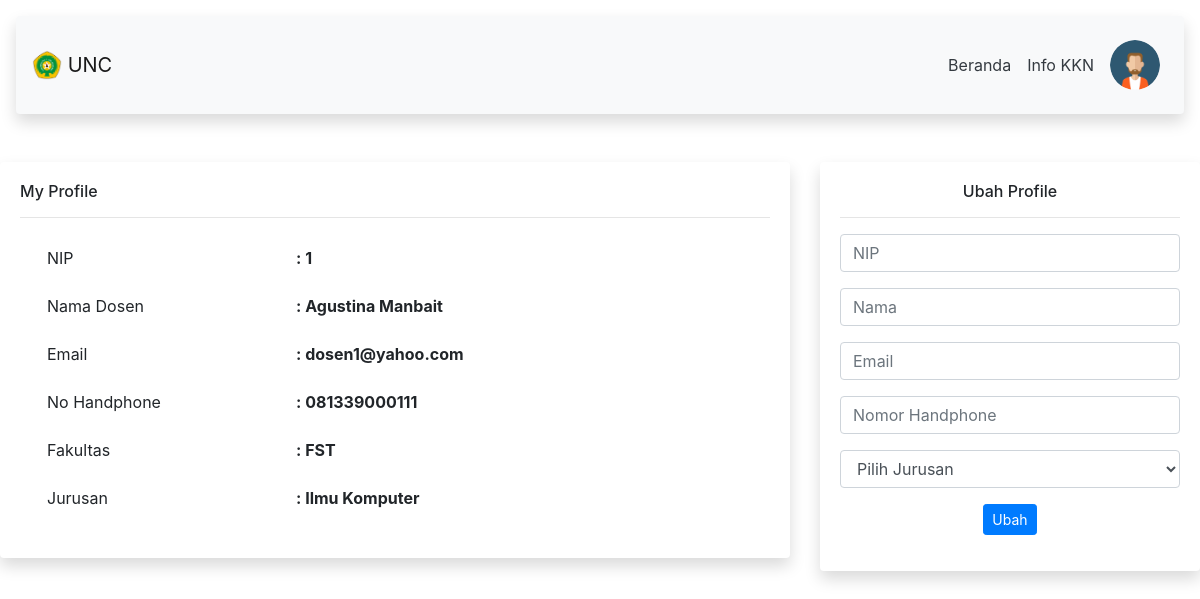
Page /views/my-profile (signed in) on the committed database.
### tables this page shows
CREATE TABLE `dosen` (
  `id_dosen` int(11) NOT NULL,
  `nip` int(11) NOT NULL,
  `nama_dosen` varchar(100) DEFAULT NULL,
  `email` varchar(100) DEFAULT NULL,
  `password` varchar(100) NOT NULL,
  `no_hp` varchar(13) DEFAULT '-',
  `id_jurusan` int(11) DEFAULT 6,
  `role_id` int(11) NOT NULL
);

CREATE TABLE `fakultas` (
  `id_fakultas` int(11) NOT NULL,
  `nama_fakultas` varchar(50) NOT NULL
);

CREATE TABLE `jurusan` (
  `id_jurusan` int(11) NOT NULL,
  `nama_jurusan` varchar(25) NOT NULL,
  `id_fakultas` int(11) NOT NULL
);

### controller/script.php (called while the page is built, shortened)
<?php
    require_once("../controller/connect_db.php");
        if(isset($_SESSION['user'])){
            if(isset($_SESSION['role-id'])){
                if($_SESSION['role-id']==1){
                    $id_account_user=$_SESSION['id-user'];
                    $my_account_user=mysqli_query($conn, "SELECT * FROM users WHERE id_user='$id_account_user'");
                    if(isset($_POST['edit-profile'])){
                        if(user_edit($_POST)>0){
                            $_SESSION['message-success']="Data profile kamu berhasil diubah!";
                            header("Location: my-profile");
                            exit();
                        }
                    }
                }if($_SESSION['role-id']==2){
                    $id_account_dosen=$_SESSION['id-dosen'];
                    $my_account_dosen=mysqli_query($conn, "SELECT * FROM dosen
                        JOIN jurusan ON dosen.id_jurusan=jurusan.id_jurusan
                        JOIN fakultas ON jurusan.id_fakultas=fakultas.id_fakultas
                        WHERE id_dosen='$id_account_dosen'
                    ");
                }
            }
        }

### application/views/my-profile.php (the view, shortened to what this page needs)
<?php if($_SESSION['role-id']==1){if(mysqli_num_rows($my_account_user)){while($row1=mysqli_fetch_assoc($my_account_user)){?>
<div class="container-fluid mt-5 mb-5 m-0 p-0">
    <div class="col-md-12 mt-4">
        <?php if(isset($message_success)){echo$message_success;}if(isset($message_danger)){echo$message_danger;}if(isset($message_warning)){echo$message_warning;}if(isset($message_info)){echo$message_info;}if(isset($message_dark)){echo$message_dark;}?>
    </div>
    <div class="row">
        <div class="col-lg-8">
            <div class="card shadow border-0">
                <div class="card-body">
                    <h6>My Profile</h6><hr>
                    <div class="col-md-6">
                        <table class="table table-borderless">
                            <tbody>
                                <tr>
                                    <td>Username</td>
                                    <th>: <?= $row1['username']?></th>
                                </tr>
                                <tr>
                                    <td>Email</td>
                                    <th>: <?= $row1['email']?></th>
                                </tr>
                            </tbody>
                        </table>
                    </div>
                </div>
            </div>
        </div>
        <div class="col-lg-4">
            <div class="card shadow border-0">
                <div class="card-body text-center">
                    <h6>Ubah Profile</h6><hr>
                    <form action="" method="POST">
                        <input type="hidden" name="id_user" value="<?= $row1['id_user']?>">
                        <div class='form-group'>
                            <input type="text" name="username" placeholder="Username" class="form-control" required>
                        </div>
                        <div class='form-group'>
                            <input type="email" name="email" placeholder="Email" class="form-control" required>
                        </div>
                        <div class='form-group'>
                            <button type="submit" name="edit-profile" class="btn btn-primary btn-sm">Ubah</button>
                        </div>
                    </form>
                </div>
            </div>
        </div>
    </div>
</div>
<?php }}}else if($_SESSION['role-id']==2){if(mysqli_num_rows($my_account_dosen)){while($row2=mysqli_fetch_assoc($my_account_dosen)){?>
<div class="container-fluid mt-5 mb-5 m-0 p-0">
    <div class="row">
        <div class="col-lg-8">
            <div class="card shadow border-0">
                <div class="card-body">
                    <h6>My Profile</h6><hr>
                    <div class="col-md-10">
                        <table class="table table-borderless">
                            <tbody>
                                <tr>
                                    <td>NIP</td>
                                    <th>: <?= $row2['nip']?></th>
                                </tr>
                                <tr>
                                    <td>Nama Dosen</td>
                                    <th>: <?= $row2['nama_dosen']?></th>
                                </tr>
                                <tr>
                                    <td>Email</td>
                                    <th>: <?= $row2['email']?></th>
                                </tr>
                                <tr>
                                    <td>No Handphone</td>
                                    <th>: <?= $row2['no_hp']?></th>
                                </tr>
                                <tr>
                                    <td>Fakultas</td>
                                    <th>: <?= $row2['nama_fakultas']?></th>
                                </tr>
                                <tr>
                                    <td>Jurusan</td>
                                    <th>: <?= $row2['nama_jurusan']?></th>
                                </tr>
                            </tbody>
                        </table>
                    </div>
                </div>
            </div>
        </div>
        <div class="col-lg-4">
            <div class="card shadow border-0">
                <div class="card-body text-center">
                    <h6>Ubah Profile</h6><hr>
                    <form action="" method="POST">
                        <div class='form-group'>
                            <input type="number" name="nip" placeholder="NIP" class="form-control" required>
                        </div>
                        <div class='form-group'>
                            <input type="text" name="name" placeholder="Nama" class="form-control" required>
                        </div>
                        <div class='form-group'>
                            <input type="email" name="email" placeholder="Email" class="form-control" required>
                        </div>
                        <div class='form-group'>
                            <input type="number" name="mobile" placeholder="Nomor Handphone" class="form-control" required>
                        </div>
                        <div class='form-group'>
                            <select name="jurusan" class="form-control" required>
                                <option>Pilih Jurusan</option>
                            </select>
                        </div>
                        <div class='form-group'>
                            <button type="submit" name="edit-profile" class="btn btn-primary btn-sm">Ubah</button>
                        </div>
                    </form>
                </div>
            </div>
        </div>
    </div>
</div>
<?php }}}?>

### rows in the picture
dosen: nip "1", nama_dosen "Agustina Manbait", email "dosen1@yahoo.com", no_hp "081339000111", fakultas.nama_fakultas "FST", id_jurusan.nama_jurusan "Ilmu Komputer"
